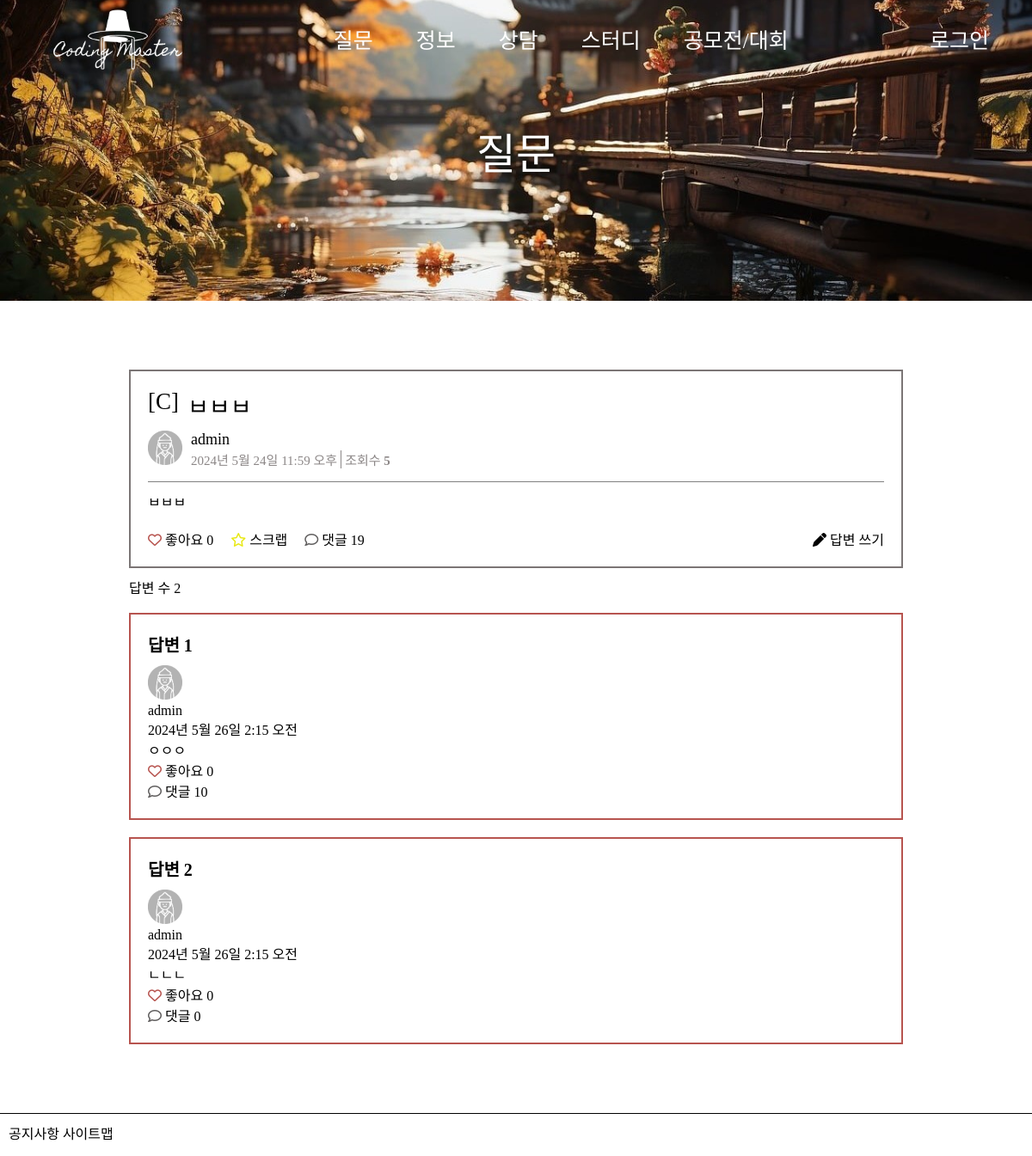
The page /cmapp/305/ on the database as committed earlier.
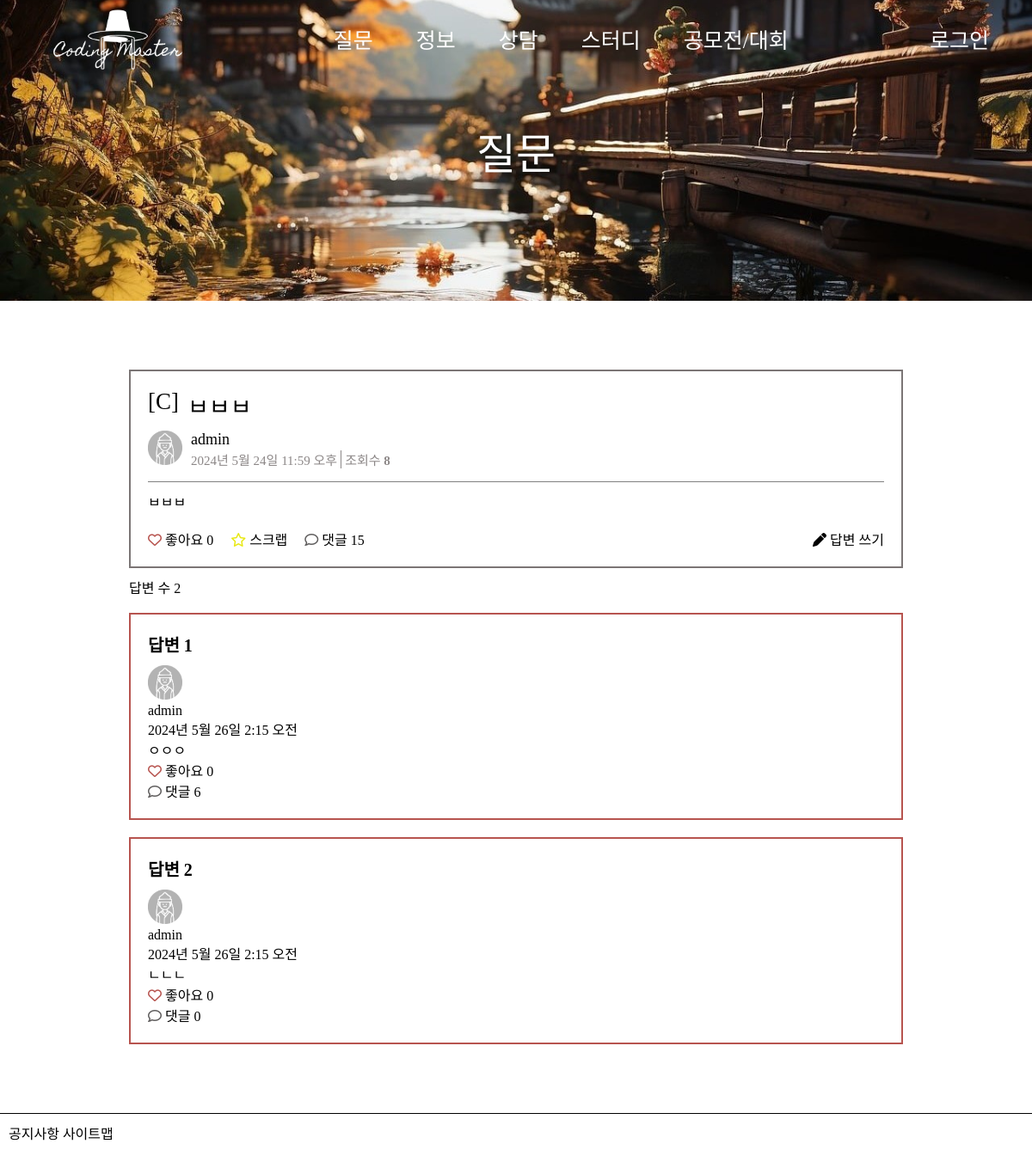
The same page on the database as committed later.
### cmapp/models.py (models this page shows, shortened)
class Question(models.Model):
    author = models.ForeignKey(User, on_delete=models.CASCADE, related_name='author_question')
    subject = models.CharField(max_length=200)
    content = models.TextField()
    create_date = models.DateTimeField()
    modify_date = models.DateTimeField(null=True, blank=True)
    voter = models.ManyToManyField(User, related_name='voter_question') #추천인
    views = models.PositiveIntegerField(default=0) #조회수
    imgs = models.ImageField(null=True, upload_to="", blank=True) #첨부파일 이미지
    planguage = models.ForeignKey(PLanguage, on_delete=models.CASCADE) # 프로그래밍 언어

class Answer(models.Model):
    author = models.ForeignKey(User, on_delete=models.CASCADE, related_name='author_answer')
    question = models.ForeignKey(Question, on_delete=models.CASCADE)
    content = models.TextField()
    create_date = models.DateTimeField()
    modify_date = models.DateTimeField(null=True, blank=True)
    voter = models.ManyToManyField(User, related_name='voter_answer') #추천인

class PLanguage(models.Model):
    content = models.CharField(max_length=50)
    def __str__(self):
        return self.content

### cmapp/views/base_views.py (the view)
# urls.py: path('<int:question_id>/', base_views.detail, name='detail'), #질문 상세
def detail(request, question_id):
    question = get_object_or_404(Question, pk=question_id)
    comments = Comment.objects.filter(question=question).order_by('create_date')
    comment_tree, comment_id_list = get_comment_tree(comments)
    context = {'question': question, 'comment_tree': comment_tree, 'comment_id_list': comment_id_list, 'user': request.user }
    session_cookie = request.COOKIES.get('sessionid') # 로그인할 때 생기는 sessionid 쿠키 받아오기
    print(session_cookie)
    cookie_name = F'question_views:{session_cookie}' # 쿠키 이름 설정, f-string 문자열 포맷팅 이용
    response = render(request, 'html/Question/view.html', context)
    if request.COOKIES.get(cookie_name) is not None: # 사용자가 글을 1개라도 조회했을 때
        cookies = request.COOKIES.get(cookie_name) # 현재 클라이언트의 쿠키 얻어오기
        cookies_list = cookies.split('|') # 파싱(question.id로 이루어진 list)
        if str(question_id) not in cookies_list: # 쿠키 리스트에 현재 question_id가 없으면 (= 조회수 중복이 아닌 경우)
            response.set_cookie(cookie_name, cookies + f'|{question_id}', expires=None) # 현재 쿠키들 뒤에 | 붙이고, question_id 쿠키 추가 (expires=None : 세션 쿠키 -> 브라우저(탭 말고 전체)를 종료할 때 쿠키 만료)
            question.views += 1 # 조회수 증가
            question.save() # 데이터베이스 변경 사항 저장
            return response
    else: # 사용자가 글을 아예 조회하지 않았을 때
        response.set_cookie(cookie_name, question_id, expires=None) # question_id 쿠키 설정
        question.views += 1 # 조회수 증가
        question.save() # 데이터베이스 변경 사항 저장
        return response
    return render(request, 'html/Question/view.html', context)

### cmapp/templatetags/cmapp_filter.py (called while the page is built)
@register.filter
def mark(value):
    extensions = ["nl2br", "fenced_code"]
    return mark_safe(markdown.markdown(value, extensions=extensions))

@register.filter
def get_item(dictionary, key):
    return dictionary.get(key)

### cmapp/views/base_views.py (called while the page is built)
def get_comment_tree(comments):
    comment_dict = {}
    comment_id_list = []
    for comment in comments:
        if comment.parent_comment_id is None: #그냥 댓글
            comment_dict[comment.id] = {'c': comment, 'rcs': []} # c: 댓글 / rcs: 대댓글 / rr_data : 대댓글에 달린 대댓글 데이터(딕셔너리)
            comment_id_list.append(comment.id)
        else: #대댓글
            if comment.parent_comment_id in comment_dict: #그냥 댓글에 바로 달린 대댓글
                comment_dict[comment.parent_comment_id]['rcs'].append(comment)
            else: #대댓글에 달린 대댓글
                comment_dict[comment.parent_comment_id] = {'c': None, 'rcs': [comment]}
    return comment_dict, comment_id_list

### templates/html/Question/view.html (shortened to what this page needs)
{% extends 'html/base.html' %}
{% load cmapp_filter %}
{% load static %}
{% block css %}
<link rel="stylesheet" href="{% static '/css/Question/view.css' %}">{% endblock %}
{% block content %}
<div class="top-background">
    <h1 class="top-category">질문</h1>
</div>
<div class="View">
    <div class="Question">
        <div class="question-container">
            <div class="title">
                <div class="Language">
                    <p>[{{ question.planguage }}]</p>
                </div>
                <div class="Subject">
                    <p>{{ question.subject }}</p>
                </div>
            </div>
            <div class="meta">
                <img src="/static/img/profileImg.png" class="profile-img">
                <div class="postDetails">
                    <div class="Writer">{{ question.author.username }}</div>
                    <div>
                        <div class="Date">{{ question.create_date }}</div>
                        <div class="Count">조회수 <span>{{ question.views }}</span></div>
                    </div>
                </div>
            </div>
            <div class="content">
                {{ question.content|mark }}
            </div>
            <div class="createBtn">
                <i class="fa-solid fa-pen"></i> 답변 쓰기
            </div>
            <div class="postInteractions">
                <div id="question-good-btn" class="likeBtn">
                    <a href="javascript:void(0)" data-uri="{% url 'cmapp:question_vote' question.id %}"
                        class="recommend">
                        <i class="fa-regular fa-heart" style="color: rgb(183, 84, 79);"></i></a>
                    좋아요 {{ question.voter.count }}
                </div>
                <div id="question-scrap-btn" class="scrapBtn">
                    <i class="fa-regular fa-star" style="color: rgb(232, 232, 20);"></i> 스크랩
                </div>
                <div id="question-comment-btn" class="commentBtn">
                    <i class="fa-regular fa-comment" style="color: rgb(95, 93, 93)"></i> 댓글 {{question.comment_set.count }}
                </div>
            </div>
        </div>
    </div>
    <div class="Answer">
        <div class="border-bottom my-3 py-2">답변 수 {{ question.answer_set.count }}</div>
        <br />
        {% for answer in question.answer_set.all %}
        <div class="answer-container" id="question-answer-{{ answer.id }}">
            <div class="answerView">
                <div class="answerCount" id="answer-{{ answer.id }}">답변 {{ forloop.counter }}</div>
                <div class="answerMeta" id="answer-{{ answer.id }}-meta">
                    <div class="writer-profile-img">
                        <img src="/static/img/profileImg.png" class="profile-img">
                    </div>
                    <div class="answerWriter">{{ answer.author.username }}</div>
                    <div class="answerDate">{{ answer.create_date }}</div>
                </div>
                <div class="answerContent">{{ answer.content|mark }}</div>
                <div class="answer-bottom">
                    <div id="answer-1-good-btn" class="likeBtn">
                        <a href="javascript:void(0)" data-uri="{% url 'cmapp:answer_vote' answer.id %}"
                            class="recommend">
                            <i class="fa-regular fa-heart" style="color: rgb(183, 84, 79);"></i></a>
                        좋아요 {{ answer.voter.count }}
                    </div>
                    <div id="comment_create_btn_{{ answer.id|add:10000 }}" class="commentBtn"
                        data-form-url="{% url 'cmapp:comment_create' question.id answer.id 0 %}"
                        data-comment-id="{{ answer.id|add:10000 }}" data-username="{{ user.username }}">
                        <i class="fa-regular fa-comment" style="color: rgb(95, 93, 93)"></i> 댓글 {{answer.comment_set.count }}
                    </div>
                </div>
            </div>
        </div>
        {% endfor %}
    </div>
</div>
{% endblock %}

Rows that differ between the two databases and show on the page:
changed Question "ㅂㅂㅂ": views "5" → "8"; comment_set.count "19" → "15"
computed for Answer "ㅇㅇㅇ": comment_set.count "10" → "6"
